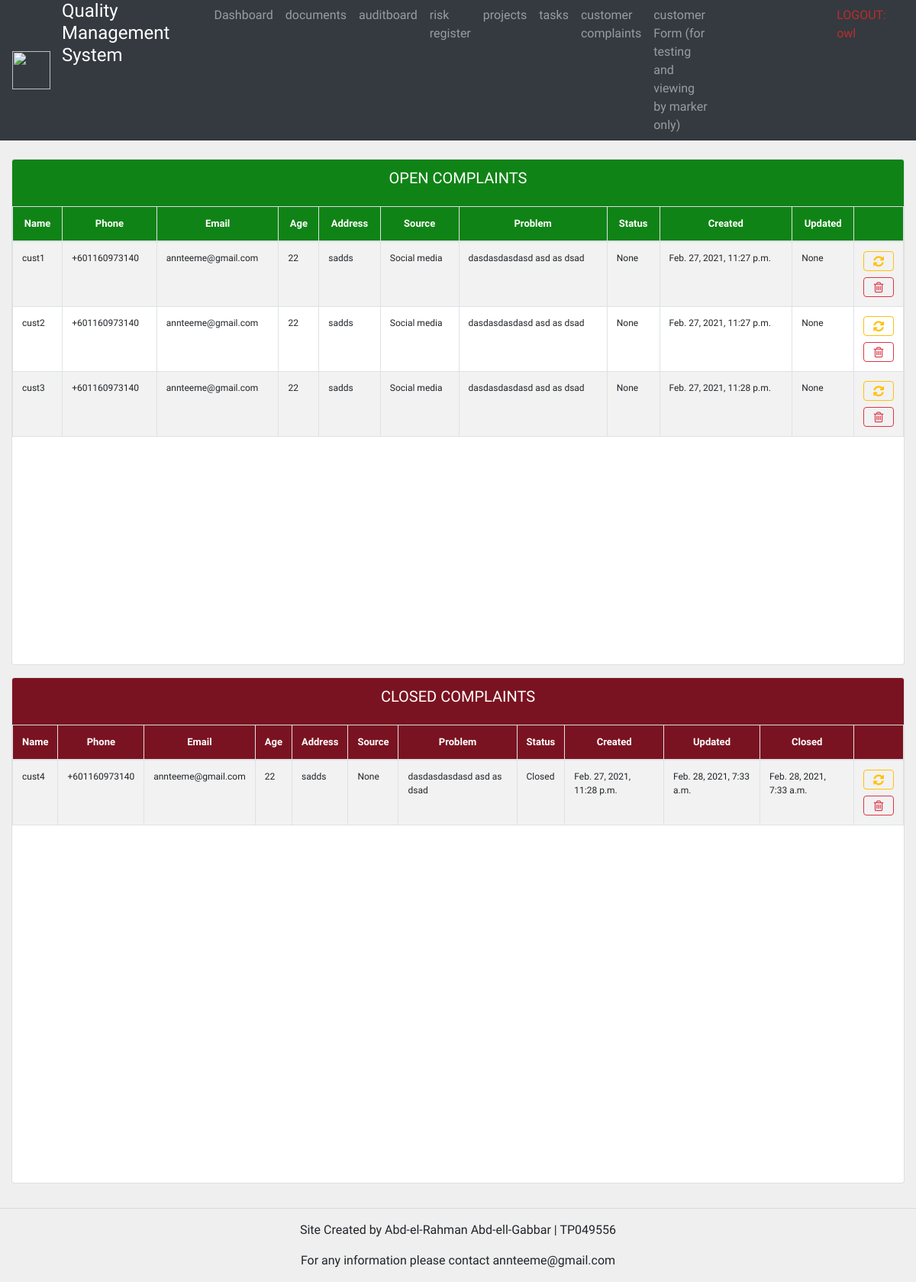
Before: /customercomplaints/ (signed in) with the older database file.
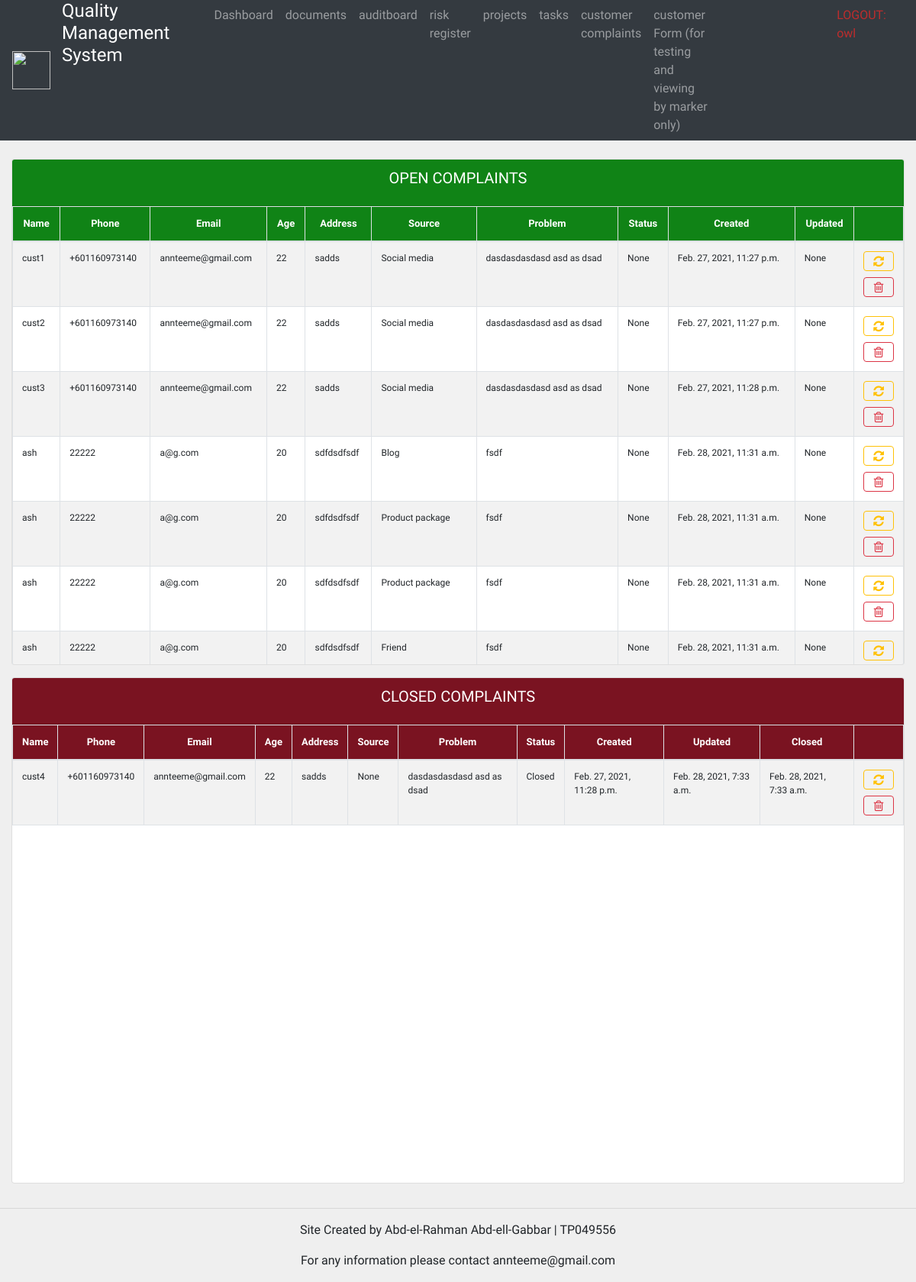
After: the same page with the newer database file.
### custs/models.py (models this page shows, shortened)
class Customer(models.Model):
    SOURCE_CHOICES =(
        ('Blog', 'Blog'),
        ('Social media', 'Social media'),
        ('Friend', 'Friend'),
        ('Google search', 'Google search'),
        ('Product package', 'Product package'),
        ('Company Employee', 'Company Employee'),
    )
    STATUS_CHOICE =(
        ('Open', 'Open'),
        ('In progress', 'In progress'),
        ('Closed', 'Closed'),
    )
    name = models.CharField(max_length=255)
    phone = models.CharField(max_length=255)
    email = models.EmailField(max_length=255)
    age = models.IntegerField(default=0, null=True, blank=True)
    address = models.CharField(max_length=255, null=True, blank=True)
    status = models.CharField(choices=STATUS_CHOICE, max_length=250, null=True, blank=True)
    source = models.CharField(choices=SOURCE_CHOICES, max_length=250, null=True, blank=True)
    problem = models.TextField(max_length=1000, null=False)
    dateCreated = models.DateTimeField(auto_now_add=True)
    dateUpdated = models.DateTimeField(null=True, blank=True)
    dateFinished = models.DateTimeField(null=True, blank=True)

### custs/views.py (the view)
# urls.py: path('customercomplaints/', customerComplaints, name= "customerComplaints"),
@login_required(login_url='login')
def customerComplaints(request):
    custs = Customer.objects.all()
    return render(request, 'customer_complaints.html', {'custs': custs})

### custs/templates/customer_complaints.html (shortened to what this page needs)
{%  extends 'Base.html' %}
{% block content %}
<br>
<div class="row ">
	<div class="col">
		<div class="card text-center mb-3">
			<div class="card-header"  id="table-title1">
				<h5 class="card-title">OPEN COMPLAINTS</h5>
			</div>
			<div id="table-short">
				<table class="table table-striped table-bordered projects" style="width: 100%">
					<thead>
						<tr id="table-title1">
							<th>Name</th>
							<th>Phone</th>
							<th>Email</th>
							<th>Age</th>
							<th>Address</th>
							<th>Source</th>
							<th>Problem</th>
							<th>Status</th>
							<th>Created</th>
							<th>Updated</th>
							<th></th>
						</tr>
					</thead>
					<tbody id="table-font" >
					{% for c in custs %}
						{% if c.status != 'Closed' %}
						<tr >
							<td>{{c.name}}</td>
							<td>{{c.phone}}</td>
							<td>{{c.email}}</td>
							<td>{{c.age}}</td>
							<td>{{c.address}}</td>
							<td>{{c.source}}</td>
							<td>{{c.problem}}</td>
							<td>{{c.status}}</td>
							<td>{{c.dateCreated}}</td>
							<td>{{c.dateUpdated}}</td>
							<td class="container" style="width: 10px;"><a class="btn btn-outline-warning  btn-block fa fa-refresh fa-lg" aria-hidden="true" href="{% url 'customerUpdate' c.id %}"></a>
								<a class="btn btn-outline-danger  btn-block fa fa-trash-o fa-lg" aria-hidden="true" href="{% url 'customerDelete' c.id %}"></a></td>
							</tr>
						{% endif %}
					{% endfor %}
					</tbody>
				</table>
			</div>
		</div>
	</div>
</div>
<div class="row ">
	<div class="col">
		<div class="card text-center mb-3">
			<div class="card-header"  id="table-title2">
				<h5 class="card-title">CLOSED COMPLAINTS</h5>
			</div>
			<div id="table-short">
				<table class="table table-striped table-bordered projects" style="width: 100%">
					<thead>
						<tr id="table-title2">
							<th>Name</th>
							<th>Phone</th>
							<th>Email</th>
							<th>Age</th>
							<th>Address</th>
							<th>Source</th>
							<th>Problem</th>
							<th>Status</th>
							<th>Created</th>
							<th>Updated</th>
							<th>Closed</th>
							<th></th>
						</tr>
					</thead>
					<tbody id="table-font" >
					{% for c in custs %}
						{% if c.status == 'Closed' %}
						<tr >
							<td>{{c.name}}</td>
							<td>{{c.phone}}</td>
							<td>{{c.email}}</td>
							<td>{{c.age}}</td>
							<td>{{c.address}}</td>
							<td>{{c.source}}</td>
							<td>{{c.problem}}</td>
							<td>{{c.status}}</td>
							<td>{{c.dateCreated}}</td>
							<td>{{c.dateUpdated}}</td>
							<td>{{c.dateFinished}}</td>
							<td class="container" style="width: 10px;"><a class="btn btn-outline-warning  btn-block fa fa-refresh fa-lg" aria-hidden="true" href="{% url 'customerUpdate' c.id %}"></a>
								<a class="btn btn-outline-danger  btn-block fa fa-trash-o fa-lg" aria-hidden="true" href="{% url 'customerDelete' c.id %}"></a></td>
							</tr>
						{% endif %}
					{% endfor %}
					</tbody>
				</table>
			</div>
		</div>
	</div>
</div>
{% endblock %}

### templates/Base.html (shortened to what this page needs)
{% load static %}
<!DOCTYPE html>
<html>
	<head>
		<link rel="stylesheet" href="https://stackpath.bootstrapcdn.com/bootstrap/4.3.1/css/bootstrap.min.css">
		<link rel="stylesheet" type="text/css" href="{% static '/css/main.css' %}">
		<link rel="stylesheet" href="https://use.fontawesome.com/releases/v5.6.1/css/all.css">
	</head>
	<body>
		{%  include 'navbar.html' %}
		<div class="container-fluid">
		{% block content %}
		{% endblock %}
		</div>
		<hr>
		<p style="text-align: center;">Site Created by Abd-el-Rahman Abd-ell-Gabbar | TP049556</p>
		<p style="text-align: center;">For any information please contact annteeme@gmail.com</p>
		<link rel="stylesheet" href="https://stackpath.bootstrapcdn.com/font-awesome/4.7.0/css/font-awesome.min.css"
>
	</body>
</html>

### templates/navbar.html (shortened to what this page needs)
{% load static %}
<nav class="navbar navbar-expand-lg navbar-dark bg-dark sticky-top py-0">
    <img src="{% static 'images/logo.png' %}" width="50" height="50" alt="">
    <div class="container-fluid">
      <div class="collapse navbar-collapse" id="navbarNav">
        <ul class="navbar-nav">
          <li style="margin-right: 50px; color: white !important;" class="nav-item">
            <h4 aria-current="page">Quality Management System</a>
          </li>
          {% if request.user.is_staff or request.user.is_staff %}
          <li class="nav-item">
            <a class="nav-link" aria-current="page" href="{% url 'home' %}">Dashboard</a>
          </li>
          <li class="nav-item">
            <a class="nav-link" href="{% url 'docboard' %}">documents</a>
          </li>
          <li class="nav-item">
            <a class="nav-link" href="{% url 'auditboard' %}">auditboard</a>
          </li>
          <li class="nav-item">
            <a class="nav-link" href="{% url 'risk' %}">risk register</a>
          </li>
          {% endif %}
          <li class="nav-item">
            <a class="nav-link" href="{% url 'projectCreate' %}">projects</a>
          </li>
          <li class="nav-item">
            <a class="nav-link" href="{% url 'taskCreate' %}">tasks</a>
          </li>
          <li class="nav-item">
            <a class="nav-link" href="{% url 'customerComplaints' %}">customer complaints</a>
          </li>
          <li class="nav-item">
            <a class="nav-link" href="{% url 'cust_form' %}">customer Form (for testing and viewing by marker only)</a>
          </li>
          <li  class="nav-item">
            <a style="margin-left: 150px; color: rgb(189, 45, 45) !important;" class="nav-link" href="{% url 'logout'%}">LOGOUT: {{request.user}}</a>
          </li>
        </ul>
      </div>
    </div>
  </nav>

### static/css/main.css (style rules this page uses)
body { background-color: #efefef; }

### templates/Base.html (style rules this page uses)
body { font-family: 'Quicksand', sans-serif !important; }

### custs/templates/customer_complaints.html (style rules this page uses)
#table-title1 { background-color: #108316; color: white; font-size:13px; text-align: center; }
#table-title2 { background-color: #7a1321; color: white; font-size:13px; text-align: center; }
#table-short { height: 600px; overflow-y: auto; }
#table-font { font-size:12px; text-align: left; }

Changed rows visible on the page:
added Customer: name "ash", phone "22222", email "a@g.com", age "20", address "sdfdsdfsdf", source "Blog", problem "fsdf", status "None", dateCreated "Feb. 28, 2021, 11:31 a.m.", dateUpdated "None", shown under "OPEN COMPLAINTS"
added Customer: name "ash", phone "22222", email "a@g.com", age "20", address "sdfdsdfsdf", source "Product package", problem "fsdf", status "None", dateCreated "Feb. 28, 2021, 11:31 a.m.", dateUpdated "None", shown under "OPEN COMPLAINTS"
added Customer: name "ash", phone "22222", email "a@g.com", age "20", address "sdfdsdfsdf", source "Product package", problem "fsdf", status "None", dateCreated "Feb. 28, 2021, 11:31 a.m.", dateUpdated "None", shown under "OPEN COMPLAINTS"
added Customer: name "ash", phone "22222", email "a@g.com", age "20", address "sdfdsdfsdf", source "Friend", problem "fsdf", status "None", dateCreated "Feb. 28, 2021, 11:31 a.m.", dateUpdated "None", shown under "OPEN COMPLAINTS"
